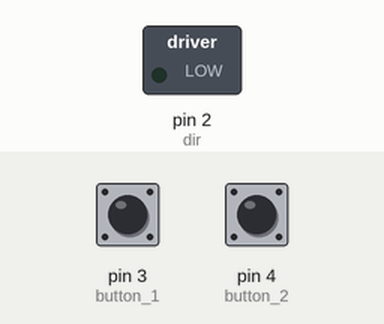
The sketch below on a simulated Arduino Uno, built with avr-gcc and run on an emulated ATmega328P. Parts: switched loads named in the sketch (green lamp = pin HIGH). The inputs (shaded band) are chosen by the test bench; at power-on: pin 3 (button_1) LOW, pin 4 (button_2) LOW. Pins used as bus, display or sensor lines are not drawn.

Above: at 1.2 s.
1.3 s: pin 3 (button_1) pulled HIGH for 0.15 s
At 1.37 s:
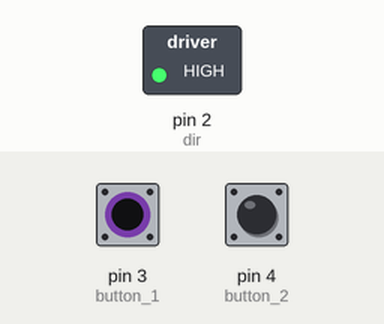
2.9 s: pin 3 (button_1) pulled HIGH for 3.2 s
At 6.4 s:
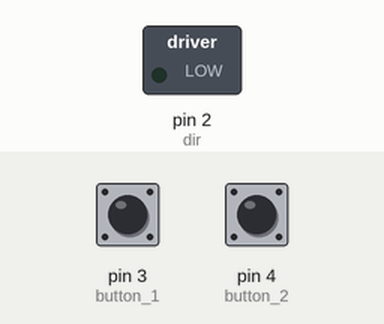
Timing chart, 0 to 7.9 s (numbered marks = the images above; inputs shaded):
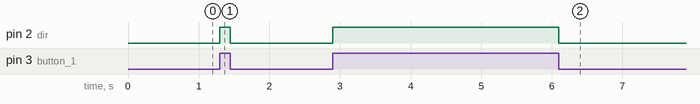

Measured:
- after the input at 1.3 s, pin 2 (dir): LOW → HIGH at once, → LOW 0.15 s later
- after the input at 2.9 s, pin 2 (dir): LOW → HIGH at once, → LOW 3.2 s later

The sketch:

stepper_motor.ino
```cpp
/*stepper motor actuation using drv8255 motor driver*/

int steps=5;                                  //setting up step pin of drv8255
int dir =2;                                   //setting up dir pin of drv8255
int stepTime=01;                              //used to change the occurence of step, less the step time more the speed

int button_1=3;                               //connecting push button
int button_2=4;


void setup()
{
  Serial.begin(9600);
  pinMode(steps, OUTPUT);
  pinMode(dir, OUTPUT);
  pinMode(button_1,INPUT);
  pinMode(button_2,INPUT);


}


void loop()
{
  /*if 1st button is pressed move in one direction*/
    if(digitalRead(button_1))
    {
      digitalWrite(dir,HIGH);
      digitalWrite(steps, HIGH);
      delay(stepTime);
      digitalWrite(steps, LOW);
      delay(stepTime);

    }
    /*if second button is pressed move in other direction*/
    else if(digitalRead(button_2))
    {
      digitalWrite(dir,LOW);
      digitalWrite(steps, HIGH);
      delay(stepTime);
      digitalWrite(steps, LOW);
      delay(stepTime);

    }
    /*if no button is pressed - then stop*/
    else
    {
      digitalWrite(steps, LOW);
      digitalWrite(dir,LOW);

    }

}
```
